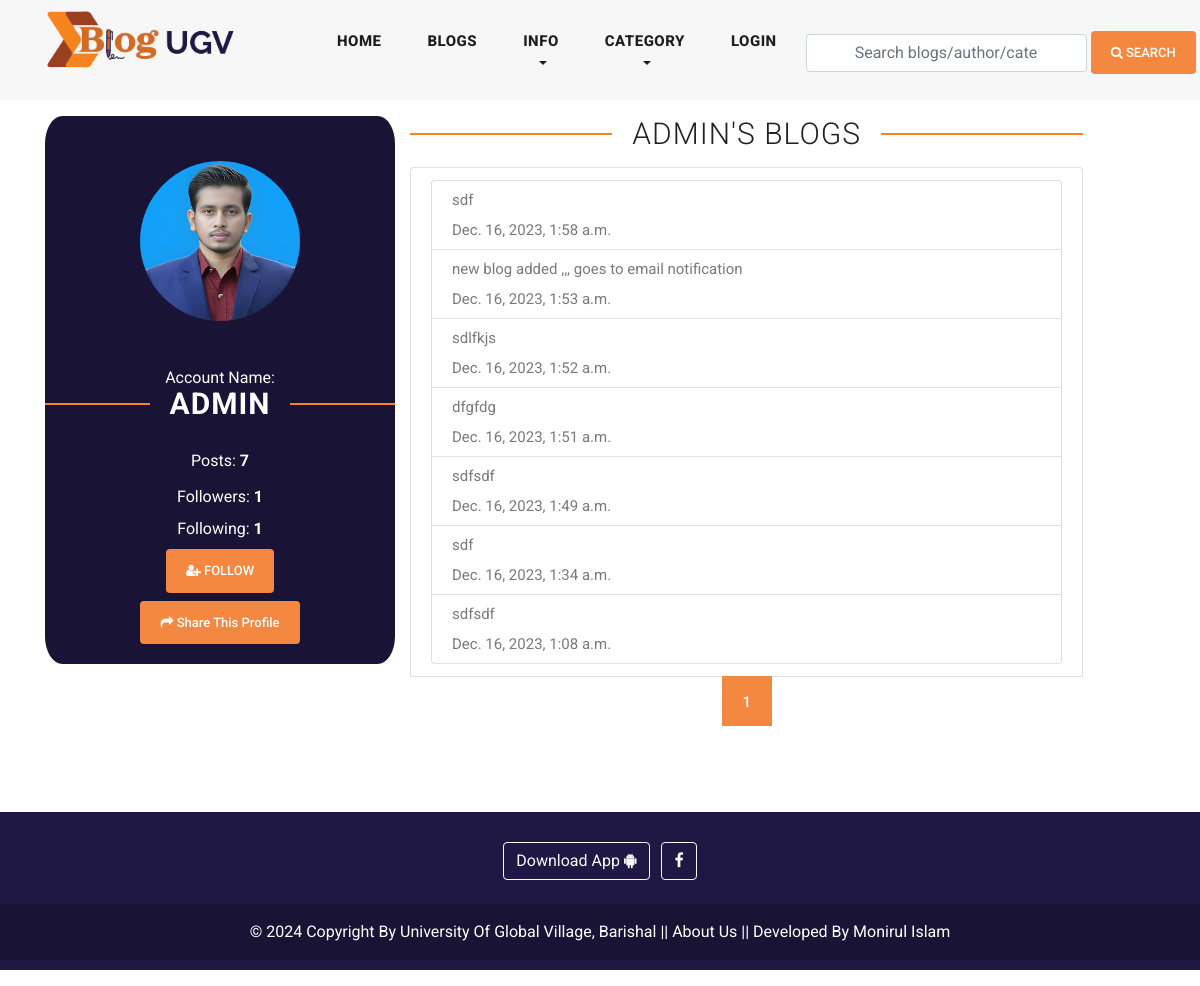
The page /view_user_information/admin/ on the database as committed earlier.
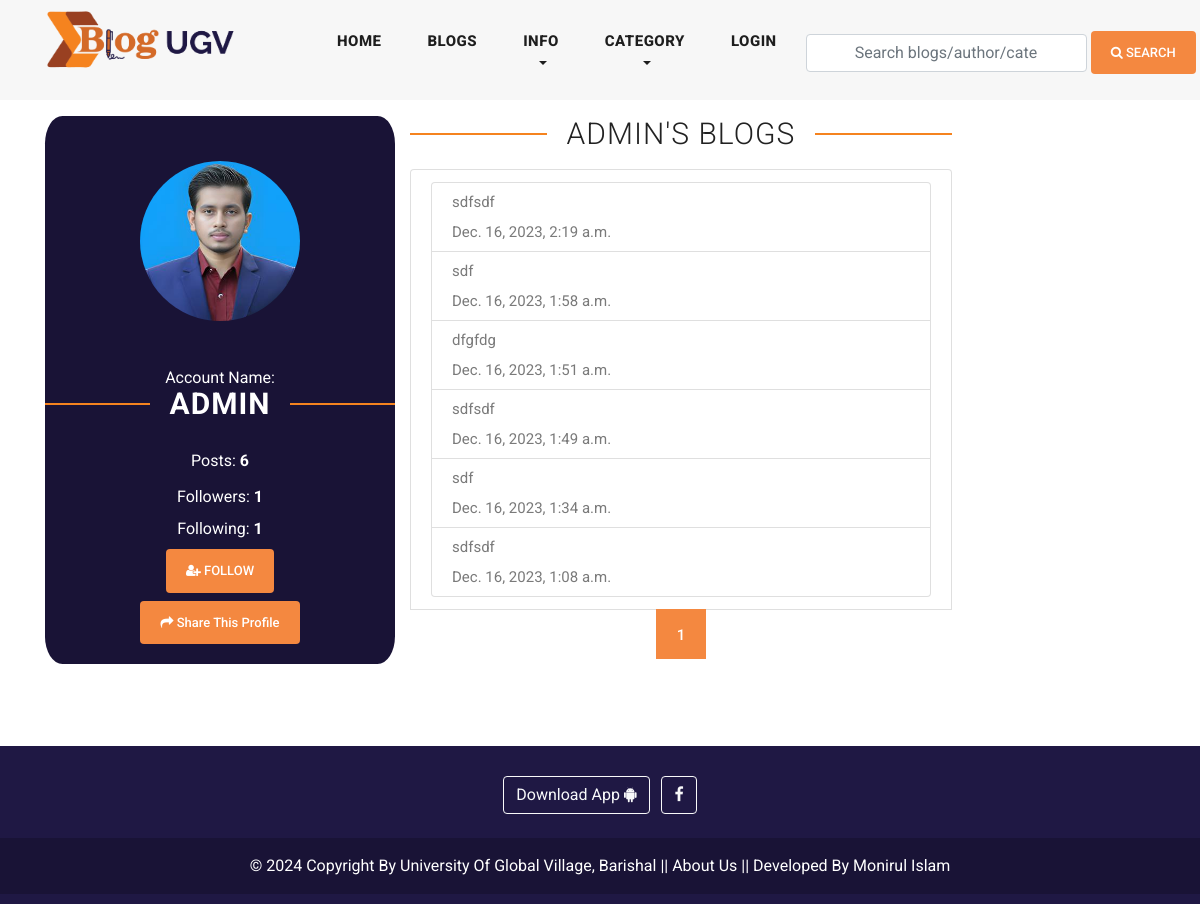
The same page on the database as committed later.
### blog/models.py (models this page shows, shortened)
class Site(models.Model):
    header_logo = models.ImageField(upload_to="site_info")
    footer_logo = models.ImageField(upload_to="site_info")
    site_name = models.CharField(max_length=25)

class Blog(models.Model):
    user = models.ForeignKey(
        User,
        related_name='user_blogs',
        on_delete= models.CASCADE
    )
    category = models.ForeignKey(
        Category,
        related_name='category_blogs',
        on_delete=models.CASCADE
    )
    tags = models.ManyToManyField(
        Tag,
        related_name='tag_blogs',
        blank=True
    )
    likes = models.ManyToManyField(
        User,
        related_name='user_likes',
        blank=True
    )
    title = models.CharField(max_length=250)
    slug = models.SlugField(null=True, blank=True, unique=True)
    views = models.PositiveIntegerField(default=0)
    banner = models.ImageField(upload_to=UploadToPath('blog_banners'))
    description = RichTextField()
    created_date = models.DateTimeField(auto_now_add=True)

### user_profile/models.py (models this page shows, shortened)
class User(AbstractUser):
    email = models.EmailField(
        max_length = 150,
        unique = True,
        error_messages={
            'unique':"The email must be unique for create ",
        }
    )
    profile_image = models.ImageField(
        null = True,
        blank = True,
        upload_to=UploadToPath('users_images')
    )
    followers = models.ManyToManyField("Follow")
    REQUIRED_FIELDS = ["email"]
    objects = CustomUserManager()
    def get_profile_picture(self):
        url=""
        try:
            url = self.profile_image.url
        except:
            url = ""
        return url

### user_profile/views.py (the view, shortened to what this page needs)
# urls.py: path('view_user_information/<str:username>/', view_user_information, name='view_user_information'),
def view_user_information(request,username):
    account = get_object_or_404(User, username=username)
    following =False
    muted = None
    blogs = account.user_blogs.order_by('-created_date')
    page = request.GET.get('page', 1)
    paginator = Paginator(blogs, 10)  # Show 10 blogs per page
    try:
        blogs = paginator.page(page)
    except PageNotAnInteger:
        blogs = paginator.page(1)
    except EmptyPage:
        blogs = paginator.page(paginator.num_pages)
    if following:
        queryset = followers.first()
        if queryset.muted:
            muted = True
        else:
            muted = False
    context ={
        "account": account,
        "following": following,
        "muted": muted,
        "blogs":blogs,
    }
    return render(request, "user_information.html", context)

### blog/context_processors.py (called while the page is built)
def get_all_categories(request):
    categories = Category.objects.all()[:20]
    category_counts = []
    for category in categories:
        blog_count = Blog.objects.filter(category=category).count()
        if blog_count > 0:  # Only include non-empty categories
            category_counts.append({'category': category, 'blog_count': blog_count})
    context = {
        "categories":categories,
        "category_counts": category_counts,
    }
    return context

def site_info(request):
    site = Site.objects.all()
    context = {
        "site":site,
    }
    return context

def ugv_ads(request):
    latest_ad = Ugv_Ad.objects.all()
    context =  {
        'latest_ad': latest_ad,
    }
    return context

### user_profile/context_processors.py (called while the page is built, shortened)
def user_notifications(request):
    context = {}
    return context

### blog/templates/user_information.html (shortened to what this page needs)
{% extends 'base.html' %}
{% load static %}
{% block content %}
<div class="profile">
    <div class="container">
        <div class="row py-3">
            <div class="col-md-4">
                <div class="view-profile text-center">
                    <img id="account_img" class="rounded rounded-circle profile-picture" src="{{account.get_profile_picture}}" alt="{{account.username}}">
                    <div class="sidebar-heading seven">
                        Account Name:
                        <h2 style="color: white; font-weight: bold;">{{account.username}}</h2>
                      </div>
                    <ul class="text-center py-1">
                        <li class="py-2">
                            <span>Posts: <strong>{{account.user_blogs.count}}</strong></span>
                        </li>
                        <li class="py-1">
                            <span></i> Followers: <strong>{{account.user_followers.count}}</strong></span>
                        </li>
                        <li class="py-1">
                            <span>Following: <strong>{{account.user_follows.count}}</strong></span>
                        </li>
                        <li class="py-1">
                            {% if following %}
                            <a href="{% url 'follow_or_unfollow_user' account.id %}" class="btn btn-primary text-decoration-none"><i class="fa fa-user-times"></i> Unfollow</a>
                            {% if muted %}
                            <a href="{% url 'mute_or_unmute_user' account.id %}" class="btn btn-primary text-decoration-none"> Unmute</a>
                            {% else %}
                            <a href="{% url 'mute_or_unmute_user' account.id %}" class="btn btn-primary text-decoration-none"> Mute</a>
                            {% endif %}
                           {% else %}
                           <a href="{% url 'follow_or_unfollow_user' account.id %}" class="btn btn-primary text-decoration-none"><i class="fa fa-user-plus"></i> Follow</a>
                            {% endif %}
                        </li>
                    </ul>
                    <button id="copyLinkBtn" class="btn btn-primary" style="text-transform: capitalize;"><i class="fa fa-share"></i> Share this profile</button>
                </div>
            </div>
            <div class="row  pt-1 mb-1">
              <div class="col-md-12">
                <div class="sidebar-heading seven">
                    <h2>{{account.username}}'s Blogs</h2>
                  </div>
            </div>
              <div class="col-md-12">
                <ul class="list-group-item">
                    {% for blog in blogs  %}
                    <li class="list-group-item py-1">
                        <a href="{% url 'blog_details' blog.slug %}">
                            <p>{{blog.title}}</p>
                            <p>{{blog.created_date}}</p>
                        </a>
                    </li>
                    {% endfor %}
                </ul>
                {% include 'pagination.html' %}
              </div>
            </div>
        </div>
    </div>
</div>
{% endblock content %}

### blog/templates/header.html (shortened to what this page needs)
{% load static %}
<header class="">
    <nav class="navbar navbar-expand-lg">
        <div class="container">
            {% for site_instance in site %}
            <a class="navbar-brand" href="{% url 'home'  %}"><img style="width: 250px; height: 75px;" src="{{site_instance.header_logo.url}}" alt=""></a>
            {% endfor %}
        <div class="collapse navbar-collapse" id="navbarResponsive">
            <ul class="navbar-nav ml-auto">
            <li class="nav-item {% if request.path == '/' %}active{% endif %}">
                <a class="nav-link" href="{% url 'home' %}">Home
                </a>
            </li>
            <li class="nav-item {% if request.path == '/blogs/' %}active{% endif %}">
                <a class="nav-link" href="{% url 'blogs' %}">Blogs</a>
            </li>
            <li class="nav-item dropdown {% if '/about/' in request.path %}active {% elif '/contact/' in request.path %}active{% endif %} ">
                <a class="nav-link dropdown-toggle" href="#" id="navbarDropdown" role="button" data-toggle="dropdown" aria-haspopup="true" aria-expanded="false">
                  Info
                </a>
            </li>
            <li class="nav-item dropdown {% if '/category_blogs/' in request.path %} active {% endif %}">
                <a class="nav-link dropdown-toggle" href="#" id="navbarDropdown" role="button" data-toggle="dropdown" aria-haspopup="true" aria-expanded="false">
                  Category
                </a>
            </li>
            <li>
                {% if request.user.is_authenticated %}
                <li class="nav-item dropdown {% if '/profile/' in request.path %}active {% elif '/user_notifications/' in request.path %}active {% elif '/wishlist/' in request.path %}active {% endif %} ">
                    <a class="nav-link dropdown-toggle" href="#" id="navbarDropdown" role="button" data-toggle="dropdown" aria-haspopup="true" aria-expanded="false">
                      {% if request.user.username %}
                      {{request.user.username}}
                      {% endif %}
                    </a>
                    <div class="dropdown-menu" aria-labelledby="navbarDropdown">
                      <a class="dropdown-item {% if '/profile/' in request.path %}active{% endif %}" href="{% url 'profile' %}"><i class="fa fa-user"></i> My Profile</a>
                      <a class="dropdown-item {% if '/user_notifications/' in request.path %}active{% endif %} " href="{% url 'user_notifications' %}"><i class="fa fa-bell"></i>
                        {% if unseen > 0 %}
                        Notifaction ({{unseen}})
                         {% else %}
                        Notification
                        {% endif %}
                        </a>
                      <a class="dropdown-item {% if '/wishlist/' in request.path %}active{% endif %}" href="{% url 'wishlist' %}"><i class="fa fa-bookmark"></i> Saved Blogs</a>
                      <a class="dropdown-item {% if '/deleted_blogs/' in request.path %}active{% endif %}" href="{% url 'deleted_blogs' %}"><i class="fa fa-trash"></i> Deleted Blogs</a>
                      <a class="dropdown-item" href="{% url 'logout' %}"><i class="fa fa-sign-out" aria-hidden="true"></i> Logout</a>
                    </div>
                </li>
                {% else %}
                <li class="nav-item
                {% if request.path == '/login/' %}active{% endif %}">
                    <a class="nav-link" href="{% url 'login' %}">LOGIN</a>
                </li>
                {% endif %}
            </li>
            </ul>
            <form class="form-inline d-flex flex-nowrap my-2 ml-auto search_form" action="{% url 'search_blogs' %}" method="GET" >
                <input class="form-control px-5" name="search" type="text" placeholder="Search blogs/author/category/tags "  required>
                <button class="btn btn-primary ml-1"><i class="fa fa-search"></i> Search</button>
            </form>
        </div>
        </div>
    </nav>
</header>

### blog/templates/footer.html (shortened to what this page needs)
{% load static %}
{% for site in site %}
<div  class="container-fluid my-3 custom-container">
<footer class=" text-center text-white" style="background-color: #1F1844;">
  <div class="container-fluid p-3 pb-0">
    <section class="mb-1">
      <a class="btn btn-outline-light btn-floating m-1" href="#" role="button"
        >Download App  <i class="fa fa-android"></i
      ></a>
      <a class="btn btn-outline-light btn-floating m-1" href="https://www.facebook.com/ugvbarisal/" role="button"
        ><i class="fa fa-facebook-f"></i
      ></a>
    </section>
  </div>
  <div class="text-center p-3" style="background-color: rgba(0, 0, 0, 0.2);">
    <a  class="text-white" target="_blank" href="https://ugv.edu.bd/">© 2024 Copyright By University Of Global Village, Barishal</a> ||
    <a class="text-white"  href="{% url 'about' %}">About Us</a> ||
    <a class="text-white" target="_blank" href="https://www.facebook.com/moniruldevelopers"> Developed By Monirul Islam</a>
  </div>
</footer>
</div>
{% endfor %}

Rows that differ between the two databases and show on the page:
removed Blog: title "new blog added ,,, goes to email notification", created_date "Dec. 16, 2023, 1:53 a.m."
removed Blog: title "sdlfkjs", created_date "Dec. 16, 2023, 1:52 a.m."
changed User "ADMIN": user_blogs.count "7" → "6"
added Blog: title "sdfsdf", created_date "Dec. 16, 2023, 2:19 a.m."
